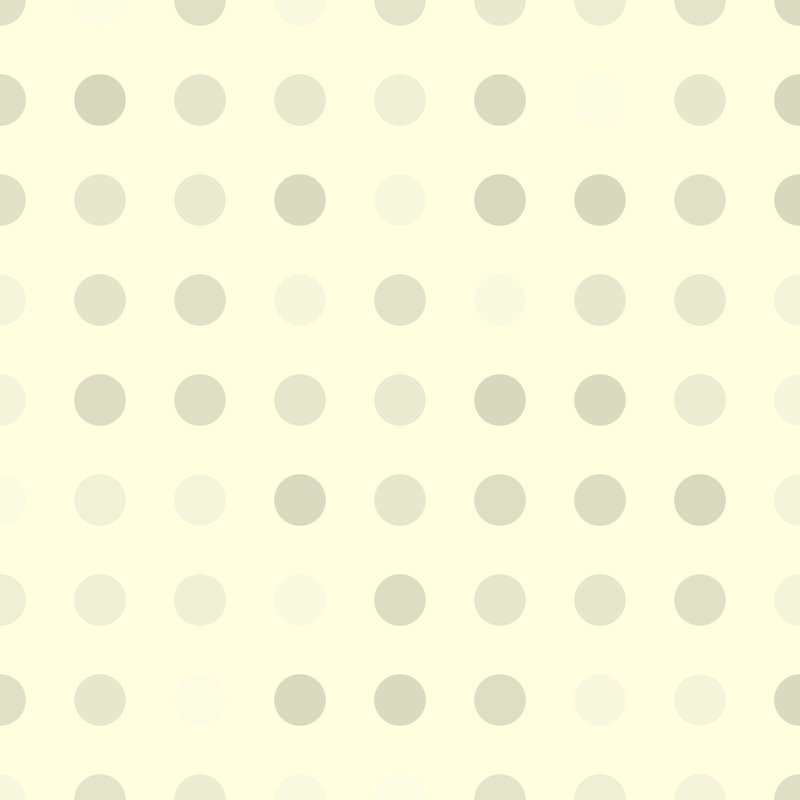
Frame 1 (no input)
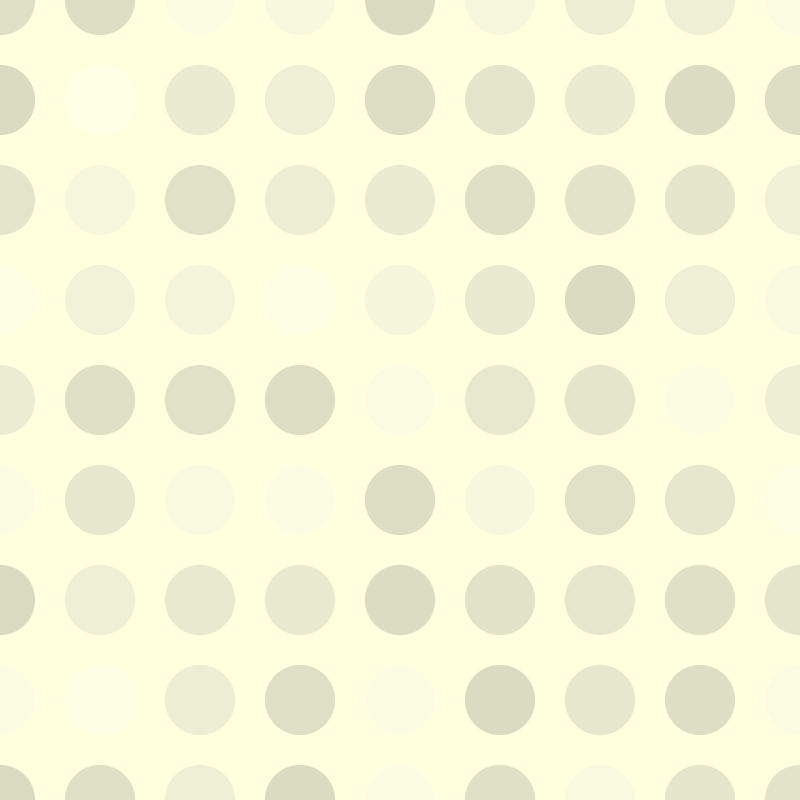
Frame 60 (the mouse pressed at the canvas centre just before this capture)
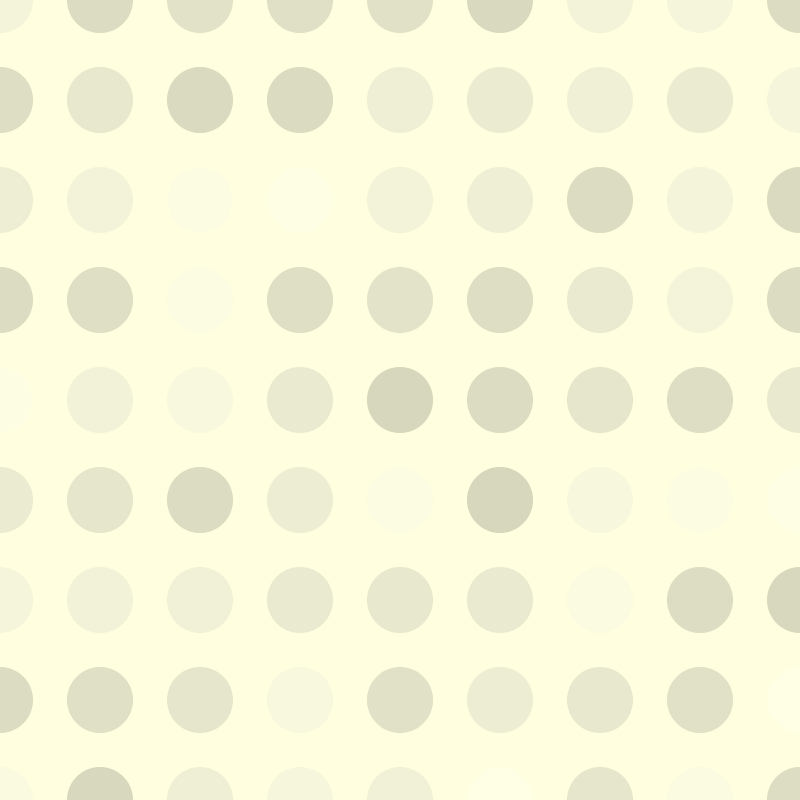
Frame 120 (the mouse held since frame 60 and released just before this capture)

The Processing sketch that drew these frames (run headless with seeded random() and noise(); from frame 60 on, the mouse is pressed at the canvas centre):

// Processing sketch: processing_7685
// ── processing_7685.pde

int x; 
int y; 
float overal; 
 
void setup(){ 
  size(800,800);
 smooth(); 
} 
 
void draw(){ 
 
  background(255,277,224); 
  noStroke(); 
    overal= random(80); 
  
  y=0;  
  while (y<840){ 
     x=0; 
    while(x<840){ 
      fill(random(255),40); 
      ellipse(x,y,overal,overal); 
      x=x+100; 
    } 
    y=y+100; 
  } 
} 
